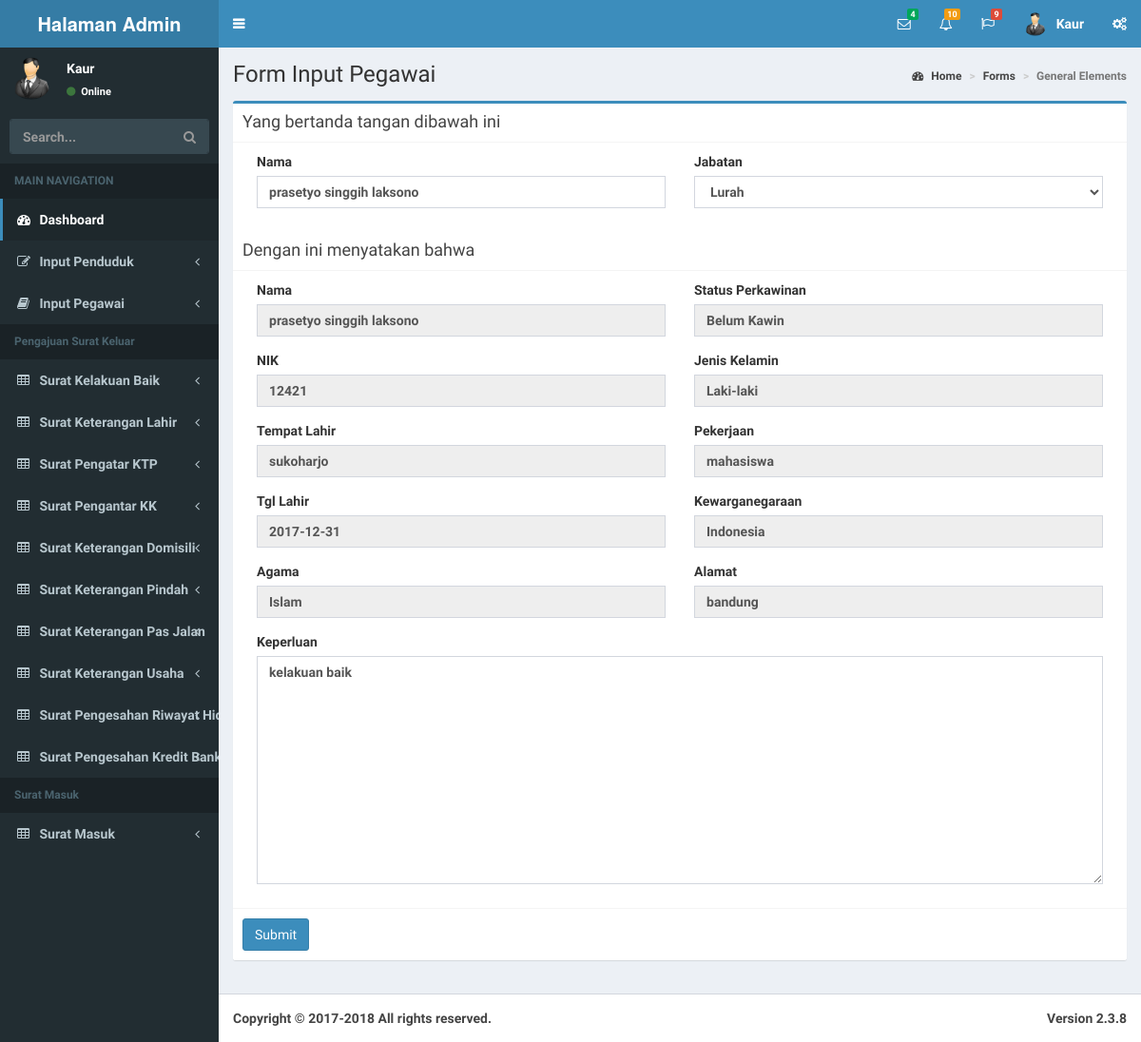
The page /index.php/proses/edit_surat_kelakuan_baik/1 on the database as committed earlier.
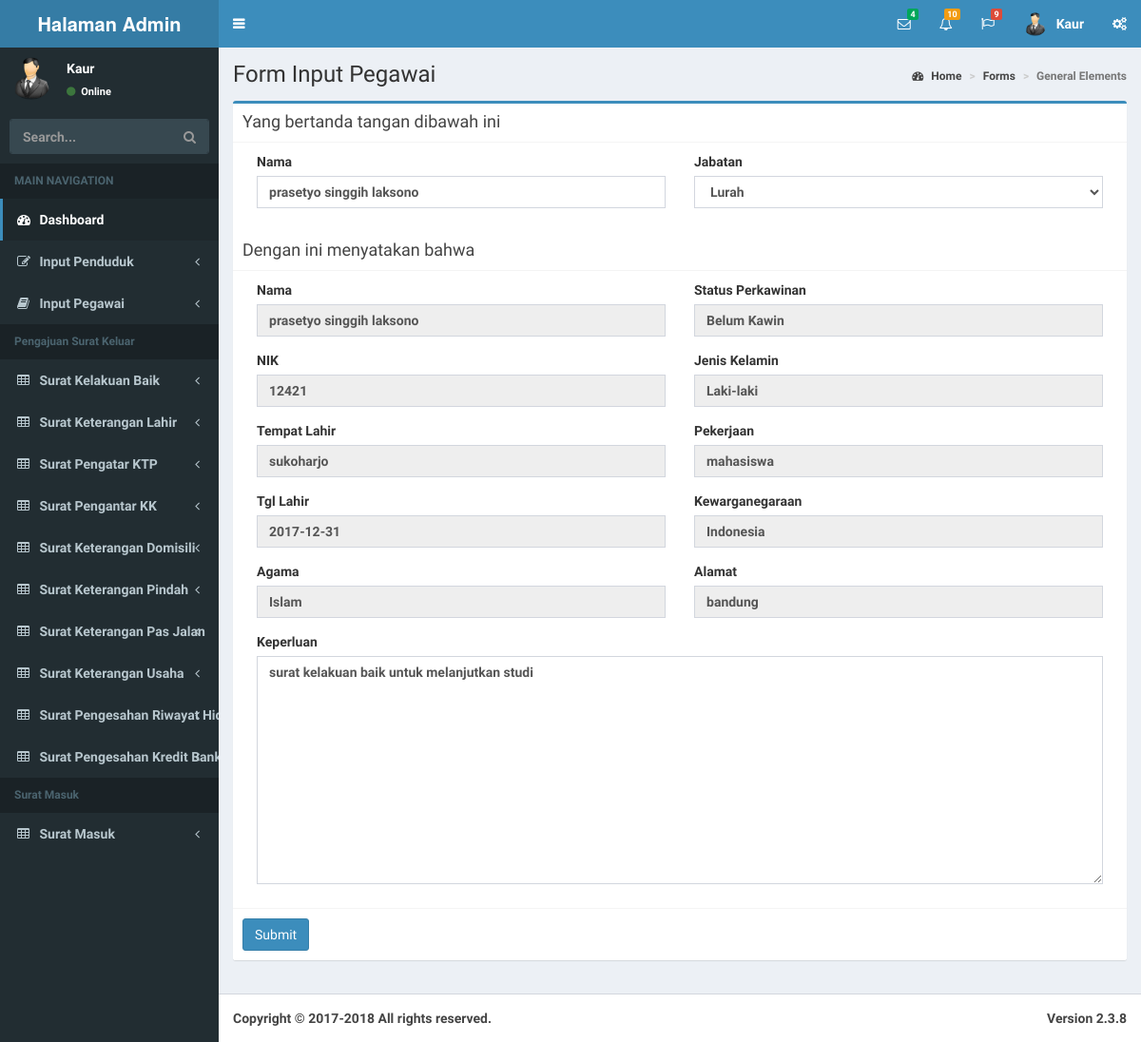
The same page on the database as committed later.
### tables this page shows
CREATE TABLE IF NOT EXISTS `tb_surat_kelakuan_baik` (
`id_surat` int(11) NOT NULL,
  `nama` varchar(100) NOT NULL,
  `jabatan` varchar(100) NOT NULL,
  `nik` int(11) NOT NULL,
  `keperluan` varchar(1000) NOT NULL
);

CREATE TABLE IF NOT EXISTS `tb_penduduk` (
  `nik` int(11) NOT NULL,
  `nama` varchar(100) NOT NULL,
  `j_kelamin` varchar(100) NOT NULL,
  `agama` varchar(100) NOT NULL,
  `tmp_lahir` varchar(100) NOT NULL,
  `tgl_lahir` varchar(100) NOT NULL,
  `alamat` varchar(100) NOT NULL,
  `status_perkawinan` varchar(100) NOT NULL,
  `kewarganegaraan` varchar(100) NOT NULL,
  `pekerjaan` varchar(100) NOT NULL
);

### application/libraries/template.php (called while the page is built)
<?php
class Template{
protected $_ci;
	function __construct(){
		$this->_ci=&get_instance();
	}
	function template($template,$data=null){
			$data['content'] = $this->_ci->load->view($template,$data,true);
			$data['_header'] = $this->_ci->load->view('template/header',$data,true);
			$data['_left'] = $this->_ci->load->view('template/left',$data,true);
			$data['_footbar'] = $this->_ci->load->view('template/footer',$data,true);
			$this->_ci->load->view('main_temp',$data);
	}
}

### application/controllers/proses.php (called while the page is built, shortened)
<?php
class Proses extends CI_Controller {
	public function edit_surat_kelakuan_baik($id){
			$data['surat']=$this->m_input->getwhereid('tb_surat_kelakuan_baik','id_surat',$id);
			foreach ($data['surat'] as $row) {
				$nik = $row->nik;
				$keperluan = $row->keperluan;
				$namaSurat = $row->nama;
			}
			$data['penduduk']=$this->m_input->getwhereid('tb_penduduk','nik',$nik);
			$data['status']="edit";
			$data['keperluan']=$keperluan;
			$data['idS']=$id;
			$data['namaSurat']=$namaSurat;
			$this->template->template('surat/form_surat_kelakuan_baik',$data);
	}
}

### index.php (called while the page is built, shortened)
<?php
require_once BASEPATH.'core/CodeIgniter.php';

### application/models/m_input.php (called while the page is built, shortened)
<?php
class M_input extends CI_Model {
	function getwhereid($table,$par,$id){
		$this->db->select("*");
		$this->db->from($table);
		$this->db->where($par,$id);
		$query=$this->db->get();
		return $query->result();
	}
}
?>

### application/views/surat/form_surat_kelakuan_baik.php (the view, shortened to what this page needs)
<div class="content-wrapper">
  <section class="content-header">
    <h1>
      Form Input Pegawai
    </h1>
    <ol class="breadcrumb">
      <li><a href="#"><i class="fa fa-dashboard"></i> Home</a></li>
      <li><a href="#">Forms</a></li>
      <li class="active">General Elements</li>
    </ol>
  </section>
  <section class="content">
    <div class="row">
      <div class="col-md-12">
        <div class="box box-primary">
          <div class="box-header with-border">
            <h3 class="box-title">Yang bertanda tangan dibawah ini</h3>
          </div>
          <?php
          foreach ($penduduk as $data) {
          }
           ?>
          <?php if($status=="edit"){
            ?><form role="form" action="<?php echo site_url() ?>/proses/edit_surat_kelakuan_baik_act/<?= $idS;?>" method="POST">
            <?php
          } else if($status=="create"){
            ?><form role="form" action="<?php echo site_url() ?>/proses/simpan_surat_kelakuan_baik" method="POST">
            <?php
          }?>
            <div class="box-body">
              <div class="col-md-6">
              <div class="form-group">
                <label for="exampleInputEmail1">Nama</label>
                <?php if($status=="edit"){
                  ?><input type="text" class="form-control" name="nama" value="<?= $namaSurat;?>">
                  <?php
                } else if($status=="create"){
                  ?><input type="text" class="form-control" name="nama" >
                  <?php
                }?>
              </div>
              </div>
              <div class="col-md-6">
               <div class="form-group">
                <label for="exampleInputPassword1">Jabatan</label>
               <select class="form-control" name="jabatan">
                  <option>Lurah</option>
                </select>
              </div>
              </div>
            </div>
            <div class="box-header with-border">
            <h3 class="box-title">Dengan ini menyatakan bahwa</h3>
          </div>
            <div class="box-body">
              <div class="col-md-6">
              <div class="form-group">
                <label for="exampleInputEmail1">Nama</label>
                <input type="text" class="form-control" name="nama" value="<?php echo $data->nama ?>" disabled >
              </div>
              <div class="form-group">
                <label for="exampleInputEmail1">NIK</label>
                <input type="text" class="form-control" name="nama" value="<?php echo $data->nik ?>" disabled >
              </div>
              <div class="form-group">
                <label for="exampleInputEmail1">Tempat Lahir</label>
                <input type="text" class="form-control" name="nama" value="<?php echo $data->tmp_lahir ?>" disabled >
              </div>
              <div class="form-group">
                <label for="exampleInputEmail1">Tgl Lahir</label>
                <input type="text" class="form-control" name="nama" value="<?php echo $data->tgl_lahir ?>" disabled >
              </div>
              <div class="form-group">
                <label for="exampleInputEmail1">Agama</label>
                <input type="text" class="form-control" name="nama" value="<?php echo $data->agama ?>" disabled >
              </div>
              </div>
              <div class="col-md-6">
               <div class="form-group">
               <div class="form-group">
                <label for="exampleInputEmail1">Status Perkawinan</label>
                <input type="text" class="form-control" name="nama" value="<?php echo $data->status_perkawinan ?>" disabled >
              </div>
               <div class="form-group">
                <label for="exampleInputEmail1">Jenis Kelamin</label>
                <input type="text" class="form-control" name="nama" value="<?php echo $data->j_kelamin ?>" disabled >
              </div>
              <div class="form-group">
                <label for="exampleInputEmail1">Pekerjaan</label>
                <input type="text" class="form-control" name="nama" value="<?php echo $data->pekerjaan ?>" disabled >
              </div>
              <div class="form-group">
                <label for="exampleInputEmail1">Kewarganegaraan</label>
                <input type="text" class="form-control" name="nama" value="<?php echo $data->kewarganegaraan ?>" disabled >
              </div>
              <div class="form-group">
                <label for="exampleInputEmail1">Alamat</label>
                <input type="text" class="form-control" name="nama" value="<?php echo $data->alamat ?>" disabled >
              </div>
              </div>
              </div>
              <div class="col-md-12">
                <div class="form-group">
                <label for="exampleInputEmail1">Keperluan</label>
                <?php if($status=="edit"){
                  ?><textarea name="keperluan" class="form-control" style="height:30vh;"><?= $keperluan;?></textarea>
                  <?php
                } else if($status=="create"){
                  ?><textarea name="keperluan" class="form-control" style="height:30vh;"></textarea>
                  <?php
                }?>
              </div>
              </div>
            </div>
            <div class="box-footer">
              <button type="submit" class="btn btn-primary">Submit</button>
            </div>
          </form>
        </div>
      </div>
    </div>
  </section>
</div>

### application/views/template/header.php (shortened to what this page needs)
<!DOCTYPE html>
<html>
<head>
  <link rel="stylesheet" href="<?php echo base_url() ?>/assets/admin/bootstrap/css/bootstrap.min.css">
  <link rel="stylesheet" href="https://cdnjs.cloudflare.com/ajax/libs/font-awesome/4.5.0/css/font-awesome.min.css">
  <link rel="stylesheet" href="https://cdnjs.cloudflare.com/ajax/libs/ionicons/2.0.1/css/ionicons.min.css">
  <link rel="stylesheet" href="<?php echo base_url() ?>/assets/admin/dist/css/AdminLTE.min.css">
  <link rel="stylesheet" href="<?php echo base_url() ?>/assets/admin/dist/css/skins/_all-skins.min.css">
  <link rel="stylesheet" href="<?php echo base_url() ?>/assets/admin/plugins/iCheck/flat/blue.css">
  <link rel="stylesheet" href="<?php echo base_url() ?>/assets/admin/plugins/morris/morris.css">
  <link rel="stylesheet" href="<?php echo base_url() ?>/assets/admin/plugins/jvectormap/jquery-jvectormap-1.2.2.css">
  <link rel="stylesheet" href="<?php echo base_url() ?>/assets/admin/plugins/datepicker/datepicker3.css">
  <link rel="stylesheet" href="<?php echo base_url() ?>/assets/admin/plugins/daterangepicker/daterangepicker.css">
  <link rel="stylesheet" href="<?php echo base_url() ?>/assets/admin/plugins/bootstrap-wysihtml5/bootstrap3-wysihtml5.min.css">
  <link rel="stylesheet" href="<?php echo base_url() ?>/assets/admin/plugins/datatables/dataTables.bootstrap.css">
  <link rel="stylesheet" href="<?php echo base_url() ?>/assets/admin/dist/css/AdminLTE.min.css">
  <link rel="stylesheet" href="<?php echo base_url() ?>/assets/admin/dist/css/skins/_all-skins.min.css">
</head>
<body class="hold-transition skin-blue sidebar-mini">
<div class="wrapper">
  <header class="main-header">
    <a href="<?php echo site_url() ?>/dashboard" class="logo">
      <span class="logo-mini"><b>ADM</span>
      <span class="logo-lg"><b>Halaman Admin</span>
    </a>
    <nav class="navbar navbar-static-top">
      <a href="#" class="sidebar-toggle" data-toggle="offcanvas" role="button">
      </a>
      <div class="navbar-custom-menu">
        <ul class="nav navbar-nav">
          <li class="dropdown messages-menu">
            <a href="#" class="dropdown-toggle" data-toggle="dropdown">
              <i class="fa fa-envelope-o"></i>
              <span class="label label-success">4</span>
            </a>
          </li>
          <li class="dropdown notifications-menu">
            <a href="#" class="dropdown-toggle" data-toggle="dropdown">
              <i class="fa fa-bell-o"></i>
              <span class="label label-warning">10</span>
            </a>
          </li>
          <li class="dropdown tasks-menu">
            <a href="#" class="dropdown-toggle" data-toggle="dropdown">
              <i class="fa fa-flag-o"></i>
              <span class="label label-danger">9</span>
            </a>
          </li>
          <li class="dropdown user user-menu">
            <a href="#" class="dropdown-toggle" data-toggle="dropdown">
              <img src="<?php echo base_url() ?>/assets/admin/dist/img/useradm.jpg" class="user-image" alt="User Image">
              <span class="hidden-xs">Kaur</span>
            </a>
          </li>
          <li>
            <a href="#" data-toggle="control-sidebar"><i class="fa fa-gears"></i></a>
          </li>
        </ul>
      </div>
    </nav>
  </header>

### application/views/template/left.php (shortened to what this page needs)
<aside class="main-sidebar">
    <section class="sidebar">
      <div class="user-panel">
        <div class="pull-left image">
          <img src="<?php echo base_url() ?>/assets/admin/dist/img/useradm.jpg" class="img-circle" alt="User Image">
        </div>
        <div class="pull-left info">
          <p>Kaur</p>
          <a href="#"><i class="fa fa-circle text-success"></i> Online</a>
        </div>
      </div>
      <form action="#" method="get" class="sidebar-form">
        <div class="input-group">
          <input type="text" name="q" class="form-control" placeholder="Search...">
              <span class="input-group-btn">
                <button type="submit" name="search" id="search-btn" class="btn btn-flat"><i class="fa fa-search"></i>
                </button>
              </span>
        </div>
      </form>
      <ul class="sidebar-menu">
        <li class="header">MAIN NAVIGATION</li>
        <li class="active treeview">
          <a href="<?php echo site_url() ?>/dashboard">
            <i class="fa fa-dashboard"></i> <span>Dashboard</span>
          </a>
        </li>
        <li class="treeview">
          <a href="#">
            <i class="fa fa-edit"></i> <span>Input Penduduk</span>
            <span class="pull-right-container">
              <i class="fa fa-angle-left pull-right"></i>
            </span>
          </a>
        </li>
        <li class="treeview">
          <a href="#">
            <i class="fa fa-book"></i>
            <span>Input Pegawai</span>
            <span class="pull-right-container">
              <i class="fa fa-angle-left pull-right"></i>
            </span>
          </a>
        </li>
        <li class="header">Pengajuan Surat Keluar</li>
        <li class="treeview">
          <a href="#">
            <i class="fa fa-table"></i> <span>Surat Kelakuan Baik</span>
            <span class="pull-right-container">
              <i class="fa fa-angle-left pull-right"></i>
            </span>
          </a>
        </li>
         <li class="treeview">
          <a href="#">
            <i class="fa fa-table"></i> <span>Surat Keterangan Lahir</span>
            <span class="pull-right-container">
              <i class="fa fa-angle-left pull-right"></i>
            </span>
          </a>
        </li>
         <li class="treeview">
          <a href="#">
            <i class="fa fa-table"></i> <span>Surat Pengatar KTP</span>
            <span class="pull-right-container">
              <i class="fa fa-angle-left pull-right"></i>
            </span>
          </a>
        </li>
         <li class="treeview">
          <a href="#">
            <i class="fa fa-table"></i> <span>Surat Pengantar KK</span>
            <span class="pull-right-container">
              <i class="fa fa-angle-left pull-right"></i>
            </span>
          </a>
        </li>
         <li class="treeview">
          <a href="#">
            <i class="fa fa-table"></i> <span>Surat Keterangan Domisili</span>
            <span class="pull-right-container">
              <i class="fa fa-angle-left pull-right"></i>
            </span>
          </a>
        </li>
        <li class="treeview">
          <a href="#">
            <i class="fa fa-table"></i> <span>Surat Keterangan Pindah</span>
            <span class="pull-right-container">
              <i class="fa fa-angle-left pull-right"></i>
            </span>
          </a>
        </li>
        <li class="treeview">
          <a href="#">
            <i class="fa fa-table"></i> <span>Surat Keterangan Pas Jalan</span>
            <span class="pull-right-container">
              <i class="fa fa-angle-left pull-right"></i>
            </span>
          </a>
        </li>
        <li class="treeview">
          <a href="#">
            <i class="fa fa-table"></i> <span>Surat Keterangan Usaha</span>
            <span class="pull-right-container">
              <i class="fa fa-angle-left pull-right"></i>
            </span>
          </a>
        </li>
        <li class="treeview">
          <a href="#">
            <i class="fa fa-table"></i> <span>Surat Pengesahan Riwayat Hidup</span>
            <span class="pull-right-container">
              <i class="fa fa-angle-left pull-right"></i>
            </span>
          </a>
        </li>
         <li class="treeview">
          <a href="#">
            <i class="fa fa-table"></i> <span>Surat Pengesahan Kredit Bank</span>
            <span class="pull-right-container">
              <i class="fa fa-angle-left pull-right"></i>
            </span>
          </a>
        </li>
        <li class="header">Surat Masuk</li>
		<li class="treeview">
          <a href="#">
            <i class="fa fa-table"></i> <span>Surat Masuk</span>
            <span class="pull-right-container">
              <i class="fa fa-angle-left pull-right"></i>
            </span>
          </a>
        </li>
      </ul>
    </section>
  </aside>

### application/views/template/footer.php (shortened to what this page needs)
<footer class="main-footer">
    <div class="pull-right hidden-xs">
      <b>Version</b> 2.3.8
    </div>
    <strong>Copyright &copy; 2017-2018 </strong> All rights
    reserved.
  </footer>
</div>
</body>
</html>

### application/views/main_temp.php
<?php
echo $_header;
echo $_left;
?>
    <?php echo $content; ?>
<?php
echo $_footbar;
?>

Rows that differ between the two databases and show on the page:
changed tb_surat_kelakuan_baik "prasetyo singgih laksono": keperluan "kelakuan baik" → "surat kelakuan baik untuk melanjutkan studi"
